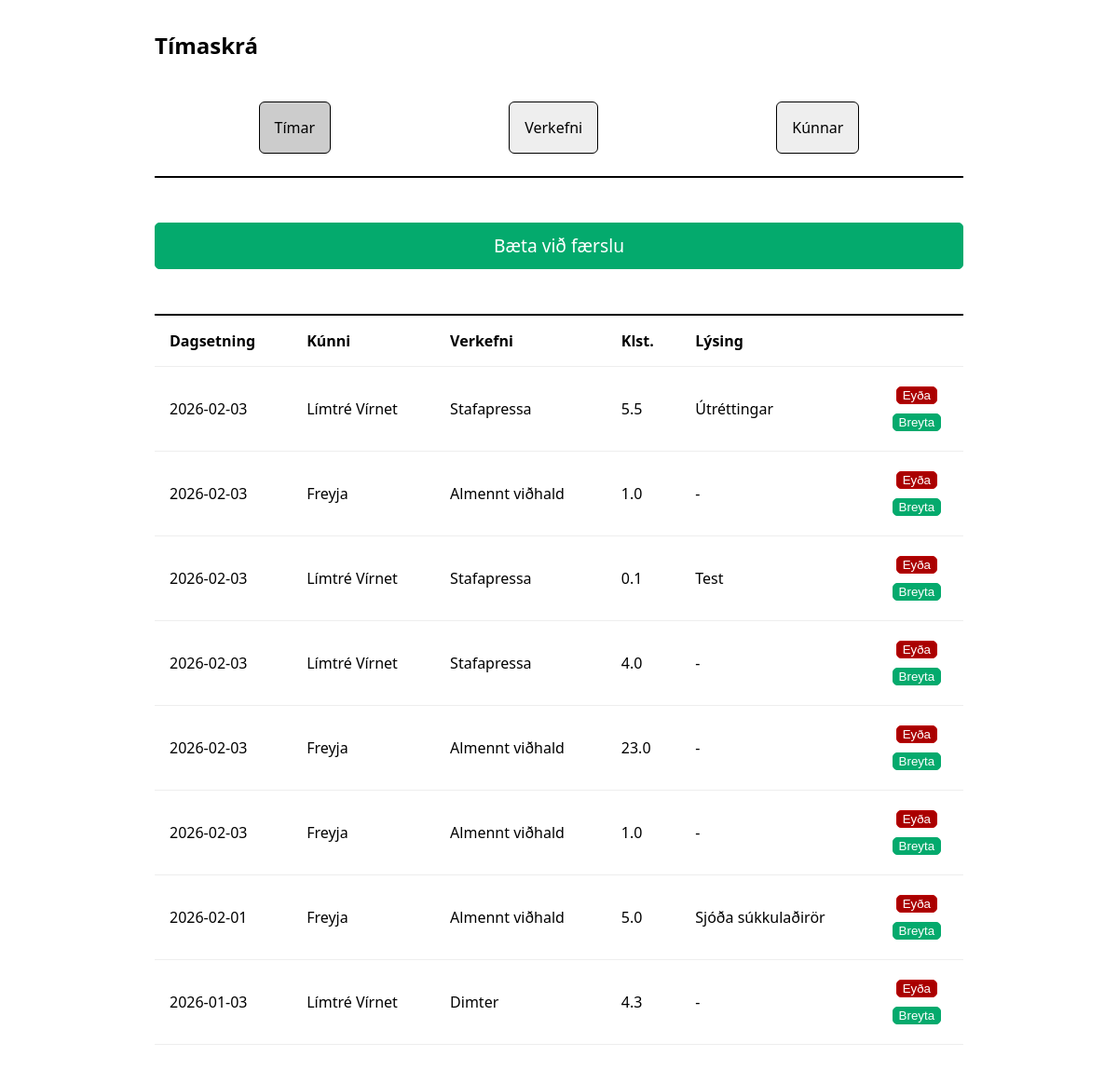
The app's page /hours, older data.
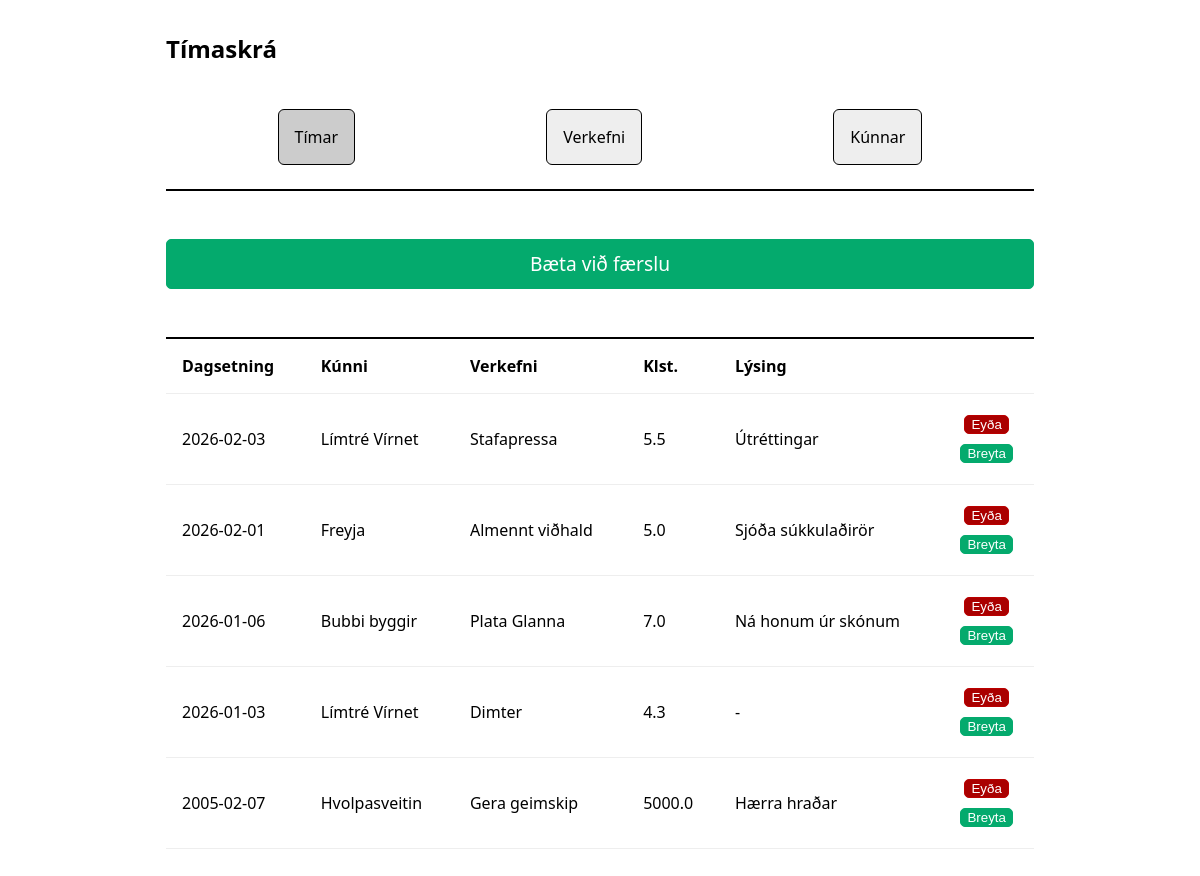
The same page, newer data.
### models/models.py (models this page shows)
class Hour(db.Model):
    __tablename__ = 'hours'
    id = db.Column(db.Integer, primary_key=True)
    client_id = db.Column(db.Integer, db.ForeignKey('clients.id'), nullable=False)
    project_id = db.Column(db.Integer, db.ForeignKey('projects.id'), nullable=False)
    date = db.Column(db.Date, nullable=False)
    hours = db.Column(db.Float, nullable=False)
    description = db.Column(db.String(1000))
    client = db.relationship('Client', backref='hours')
    project = db.relationship('Project', backref='hours')

class Client(db.Model):
    __tablename__ = 'clients'
    id = db.Column(db.Integer, primary_key=True)
    name = db.Column(db.String(200), nullable=False, unique=True)

class Project(db.Model):
    __tablename__ = 'projects'
    id = db.Column(db.Integer, primary_key=True)
    client_id = db.Column(db.Integer, db.ForeignKey('clients.id'), nullable=False)
    description = db.Column(db.String(500), nullable=False)
    __table_args__ = (
        UniqueConstraint('client_id', 'description', name='uq_client_description'),
    )
    client = db.relationship('Client', backref='projects')

### routes/hours.py (the view)
@bp.route('/hours', methods=['GET', 'POST'])
def hours():
    return render_template(
        'hours.html',
        hours=Hour.query.order_by(Hour.date.desc()).all(),
        active='hours',
        navs=navs
    )

### templates/hours.html
{% extends "base.html" %}
{% block content %}
<div class="row">
    <a class="post" href="/form_hours">Bæta við færslu</a>
</div>
{% if hours %}
<table>
  <tr>
    <th>Dagsetning</th>
    <th>Kúnni</th>
    <th>Verkefni</th>
    <th>Klst.</th>
    <th>Lýsing</th>
    <th></th>
  </tr>
  {% for h in hours %}
  <tr>
    <td>{{ h.date }}</td>
    <td>{{ h.client.name }}</td>
    <td>{{ h.project.description or "-" }}</td>
    <td>{{ h.hours }}</td>
    <td>{{ h.description or "-" }}</td>
    <td>
      <div class="column">
        <form method="POST"
              action="{{ url_for('hours.delete_item', id=h.id) }}"
              onsubmit="return confirm('Eyða þessari færslu?\n {{h.date}}\n {{h.client.name}}\n {{ h.project.description}}\n {{h.hours}}\n {{h.description}}');">
          <button type="submit" class="delete">Eyða</button>
        </form>
        <form  action="{{ url_for('hours.edit', id=h.id) }}">
          <button type="submit" class="edit">Breyta</button>
        </form>
      </div>
    </td>
  </tr>
  {% endfor %}
</table>
{% else %}
<p>Engir tímar skráðir.</p>
{% endif %}
{% endblock %}

### templates/base.html (shortened to what this page needs)
<!doctype html>
<html>
  <head>
    <link rel="stylesheet" type="text/css" href="{{ url_for('static', filename='style.css') }}">
  </head>
  <body>
    <h2>Tímaskrá</h2>
    <nav>
      {% for nav in navs %}
      <a href="/{{ nav }}" class="{{ 'active' if active == nav else '' }}">{{ navs[nav] }}</a>
      {% endfor %}
    </nav>
    {% block content %}{% endblock %}
  </body>
</html>

### static/style.css (style rules this page uses)
html { box-sizing: border-box; }
*, *:before, *:after { box-sizing: inherit; }
body { font-family: system-ui, -apple-system, sans-serif; max-width: 900px; margin: 2em auto; padding: 0 1em; }
nav { border-bottom: 2px solid black; padding: 1.5em 1em; display: flex; flex-direction: row; }
nav a { margin: auto; padding: 1em 1em; text-decoration: none; border: 1px solid black; border-radius: 6px; color: black; background: #eee; }
nav a.active { background: #ccc; }
.column { display: flex; flex-direction: column; align-content: center; justify-content: center; }
.column form { display: flex; justify-content: center; }
.row { display: flex; width: 100%; justify-content: flex-start; flex-direction: column; margin-top: 0.5em; }
.row .post { flex-basis: 100%; width: 100%; text-align: center; }
a.post { text-decoration: none; }
.row * { font-size: 1.2rem; min-height: 50px; align-content: center; border-radius: 5px; }
.post { margin: 2rem auto; }
.post, .edit { background-color: #04AA6D; border: 1px solid #04AA6D; }
.post, .edit, .delete { border-radius: 5px; color: white; cursor: pointer; }
.edit, .delete { margin: 5px 0; }
.delete { background-color: #AA0000; border: 1px solid #BB0000; }
@media all and (min-width: 600px) { .row { flex-direction: row; align-items: baseline; margin-top: 1em; } }
@media all and (min-width: 600px) { .row * { font-size: 1.2rem; flex-basis: 75%; width: 100%; min-height: 50px; } }
table { width: 100%; border-top: 2px solid black; border-collapse: collapse; margin-top: 1rem; }
th, td { border-bottom: 1px solid #eee; padding: 1rem; text-align: left; }

Row changes from the older to the newer data that the page shows:
removed Hour: date "2026-02-03", client.name "Freyja", project "Almennt viðhald", hours "1.0", description "-"
removed Hour: date "2026-02-03", client.name "Límtré Vírnet", project "Stafapressa", hours "0.1", description "Test"
removed Hour: date "2026-02-03", client.name "Límtré Vírnet", project "Stafapressa", hours "4.0", description "-"
removed Hour: date "2026-02-03", client.name "Freyja", project "Almennt viðhald", hours "23.0", description "-"
removed Hour: date "2026-02-03", client.name "Freyja", project "Almennt viðhald", hours "1.0", description "-"
added Hour: date "2026-01-06", client.name "Bubbi byggir", project "Plata Glanna", hours "7.0", description "Ná honum úr skónum"
added Hour: date "2005-02-07", client.name "Hvolpasveitin", project "Gera geimskip", hours "5000.0", description "Hærra hraðar"
